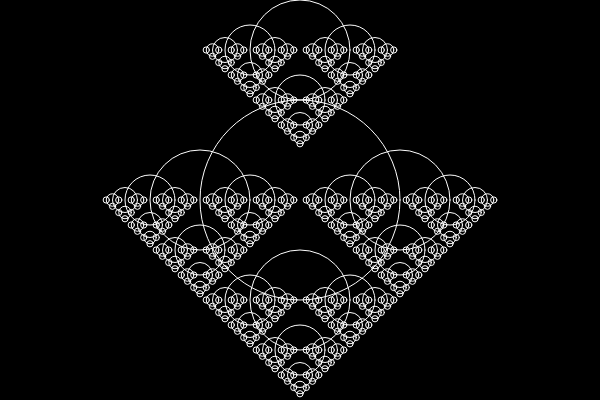
Frame 1 (no input)
Frame 60 (no input): identical to frame 1, image omitted
Frame 120 (the mouse pressed at the canvas centre since frame 60): identical to frame 1, image omitted

The p5.js sketch that drew this single still picture (run headless with seeded random() and noise() and a simulated clock; from frame 60 on, the mouse is pressed at the canvas centre):

// p5.js sketch
// ── sketch.js

function setup() {
  createCanvas(600, 400);
}

function draw() {
  background(0);
  displayCircle(300,200,200);
  displayCircle(300,50,100);

}

// Recursive function that calls itself!
function displayCircle(x,y,d) {
  noFill();
  stroke(255);
  ellipse(x,y,d,d);
  if (d > 10) {
    displayCircle(x+d/2,y,d/2,d/2);
    displayCircle(x-d/2,y,d/2,d/2);
    displayCircle(x,y+d/2,d/2,d/2);
  }
}
